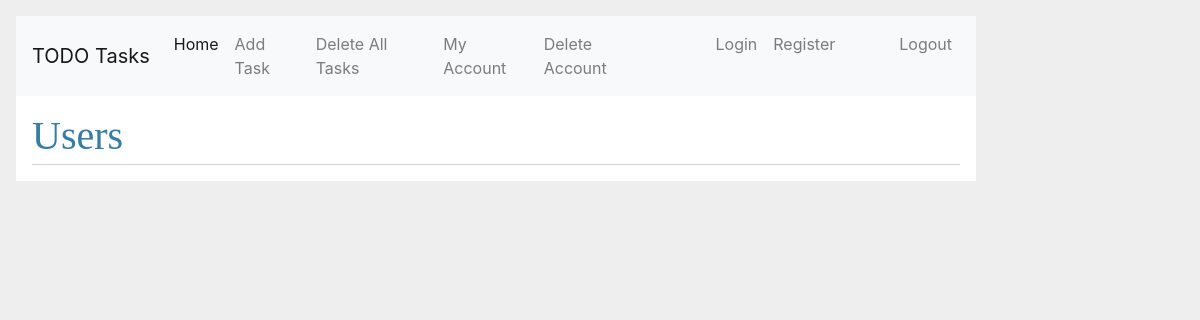
/users, run on an earlier commit of the app's database.
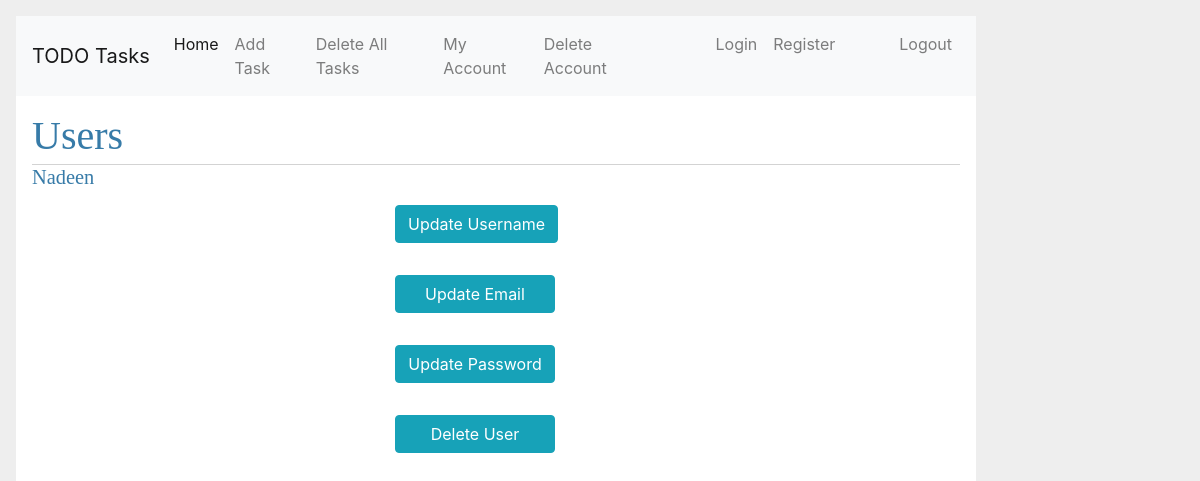
And on a later commit of the database.
### tables this page shows
CREATE TABLE user (
  id INTEGER PRIMARY KEY AUTOINCREMENT,
  username TEXT UNIQUE NOT NULL,
  password TEXT NOT NULL,
  email TEXT NOT NULL
);

### TODO/user.py (the view)
@bp.route('/users')
def get_users():
    db = get_db()
    users = db.execute('select * from user').fetchall()
    return render_template('user/list.html', users=users)

### TODO/db.py (called while the page is built)
def get_db():
    if 'db' not in g:
        g.db = sqlite3.connect(
            current_app.config['DATABASE'],
            detect_types=sqlite3.PARSE_DECLTYPES
        )
        g.db.row_factory = sqlite3.Row
    return g.db

### TODO/templates/user/list.html (shortened to what this page needs)
{% extends 'base.html' %}
{% block header %}
<h1>{% block title %}Users{% endblock %}</h1>
{% endblock %}
{% block content %} {% for user in users %}
<article class="post">
  <header>
    <div>
      <h1>{{ user['username'] }}</h1>
    </div>
  </header>
  <div class="container w-25" >
    <form action="{{url_for('user.update_username')}}">
    <input type="submit" class="btn btn-info" value="Update Username">
  </form>
  <form  action="{{url_for('user.update_email')}}">
    <input type="submit" class="btn btn-info" value="Update Email">
  </form>
  <form action="{{url_for('user.update_password')}}">
    <input type="submit" class="btn btn-info" value="Update Password">
  </form>
  <form action="{{url_for('user.delete')}}">
    <input type="submit" class="btn btn-info" value="Delete User">
  </form>
  </div>
</article>
 {% endfor %} {% endblock %}

### TODO/templates/base.html (shortened to what this page needs)
<!DOCTYPE html>
<html>
  <head>
    <link
      rel="stylesheet"
      href="{{ url_for('static', filename='style.css') }}"
    />
    {% block styles %}
    <link
      rel="stylesheet"
      href="https://stackpath.bootstrapcdn.com/bootstrap/4.5.2/css/bootstrap.min.css"
    />
    {% endblock %}
  </head>
  <body>
    <nav class="navbar navbar-expand-lg navbar-light bg-light">
      <a class="navbar-brand" href="#">TODO Tasks</a>
      <div class="collapse navbar-collapse" id="navbarSupportedContent">
        <ul class="navbar-nav mr-auto">
          <li class="nav-item active">
            <a class="nav-link" href="{{url_for('tasks.index')}}">Home <span class="sr-only">(current)</span></a>
          </li>
          <li class="nav-item">
            <a class="nav-link" href="{{url_for('tasks.add_task')}}">Add Task</a>
          </li>
          <li class="nav-item">
            <a class="nav-link" href="{{url_for('tasks.delete_tasks')}}">Delete All Tasks</a>
          </li>
          <li class="nav-item">
            <a class="nav-link" href="{{url_for('user.get_users')}}">My Account</a>
          </li>
          <li class="nav-item">
            <a class="nav-link" href="{{url_for('user.delete')}}">Delete Account</a>
          </li>
          <li class="nav-item ml-5">
            <a class="nav-link" href="{{url_for('login.login')}}">Login</a>
          </li>
          <li class="nav-item">
            <a class="nav-link" href="{{url_for('login.register')}}">Register</a>
          </li>
          <li class="nav-item ml-5">
            <a class="nav-link" href="{{url_for('login.logout')}}">Logout</a>
          </li>
        </ul>
        </div>
    </nav>
    <section class="content">
      <header>
        {% block header %}{% endblock %}
      </header>
       {% block content %}{% endblock %}
    </section>
  </body>
</html>

### TODO/static/style.css (style rules this page uses)
html { font-family: sans-serif; background: #eee; padding: 1rem; }
body { max-width: 960px; margin: 0 auto; background: white; }
h1, h2, h3, h4, h5, h6 { font-family: serif; color: #377ba8; margin: 1rem 0; }
a { color: #377ba8; }
nav { background: lightgray; display: flex; align-items: center; padding: 0 0.5rem; }
nav ul { display: flex; list-style: none; margin: 0; padding: 0; }
nav ul li a, nav ul li span, header .action { display: block; padding: 0.5rem; }
.content { padding: 0 1rem 1rem; }
.content > header { border-bottom: 1px solid lightgray; display: flex; align-items: flex-end; }
.content > header h1 { flex: auto; margin: 1rem 0 0.25rem 0; }
.post > header { display: flex; align-items: flex-end; font-size: 0.85em; }
.post > header > div:first-of-type { flex: auto; }
.post > header h1 { font-size: 1.5em; margin-bottom: 0; }
.content:last-child { margin-bottom: 0; }
.content form { margin: 1em 0; display: flex; flex-direction: column; }
.content input, .content textarea { margin-bottom: 1em; }
input[type=submit] { align-self: start; min-width: 10em; }

What changed in the data, as far as the page shows it:
added user: username "Nadeen"
